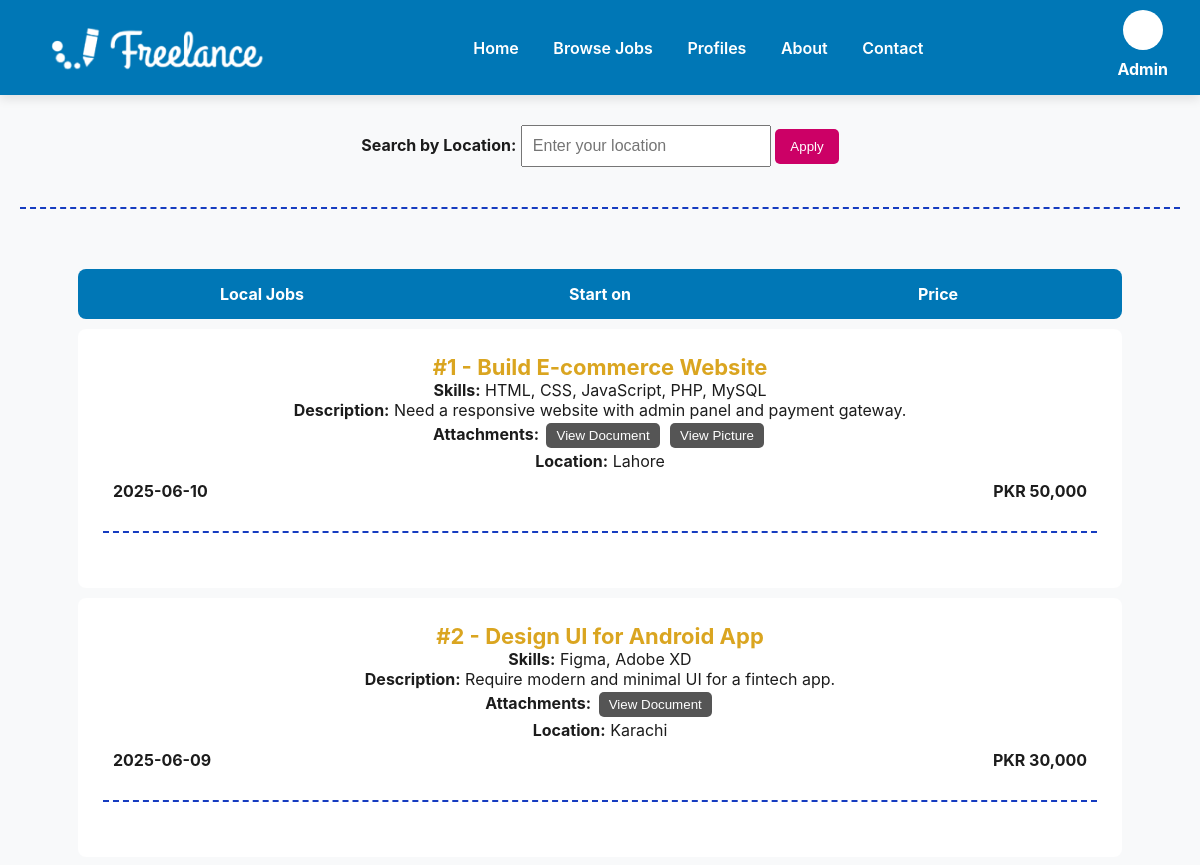
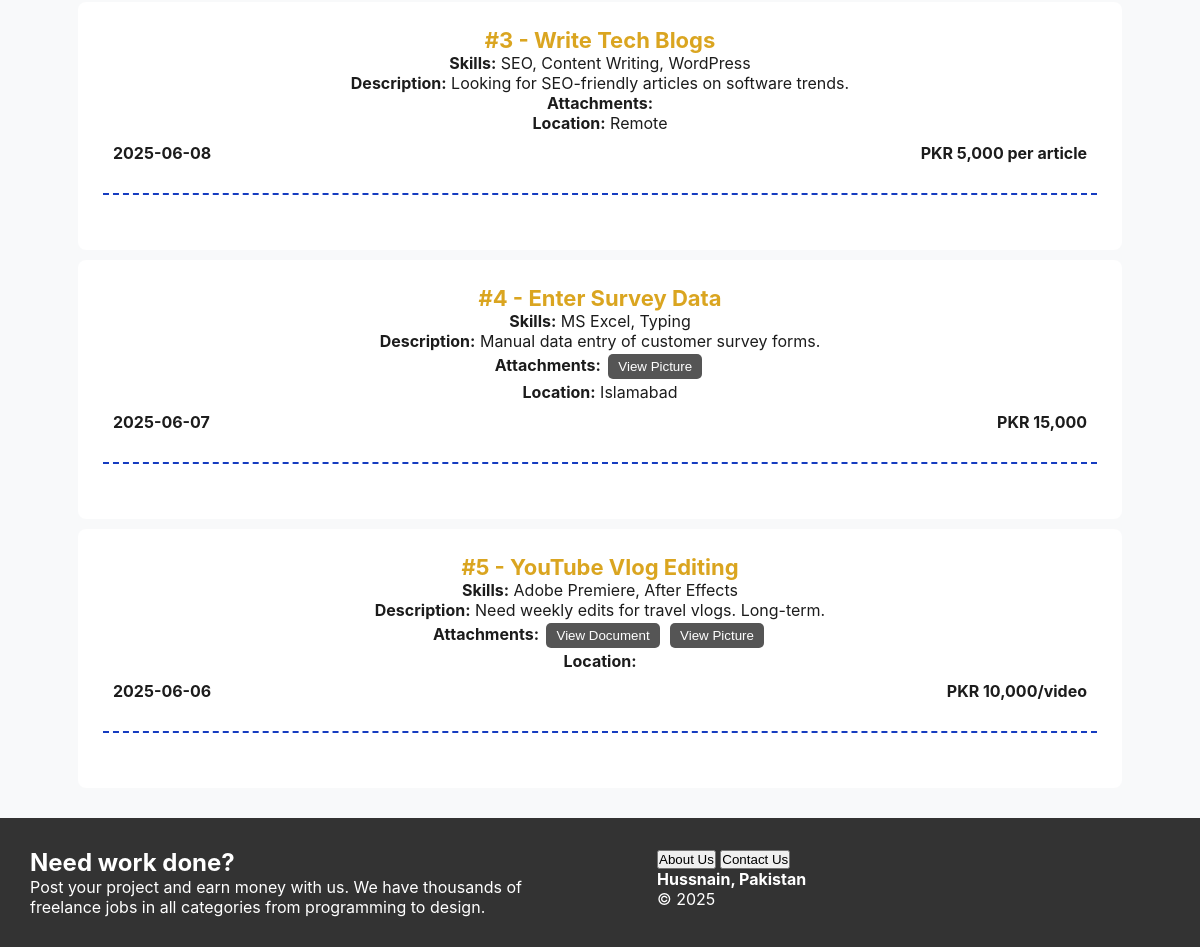
Screenshot of /browsejob.php (signed in) with the database file from the repository (2 pictures, top to bottom).
### tables this page shows
CREATE TABLE `jobs` (
  `jid` int(11) NOT NULL,
  `name` varchar(100) NOT NULL,
  `type` varchar(100) NOT NULL,
  `topic` varchar(255) NOT NULL,
  `description` text NOT NULL,
  `skills` varchar(255) NOT NULL,
  `document` varchar(255) DEFAULT NULL,
  `picture` varchar(255) DEFAULT NULL,
  `location` varchar(100) DEFAULT NULL,
  `budget` varchar(50) DEFAULT NULL,
  `date` date DEFAULT NULL
);

### browsejob.php (the view, shortened to what this page needs)
<?php
$db = mysqli_connect('127.0.0.1:3308', 'root', '', 'freelancer_hub') or die("Unable to Connect...");
$sql = "SELECT * FROM jobs";
$result = mysqli_query($db, $sql);
?>
<!DOCTYPE html>
<html>
<head>
</head>
<body>
<header>
    <div class="navbar">
        <a href="user_page.php"><img src="image/logo-removebg-preview.png" alt="Logo"></a>
        <div>
            <a href="user_page.php">Home</a>
            <a href="browsejob.php">Browse Jobs</a>
            <a href="profile.html">Profiles</a>
            <a href="aboutus.php">About</a>
            <a href="contact.php">Contact</a>
        </div>
        <div class="role">
            <img src="image/user.webp" alt="User" width="50" style="border-radius: 50%;">
            <p><?php echo ucfirst($_SESSION['role']); ?></p>
        </div>
    </div>
</header>
<form action="browsejob.php" method="POST">
    <label><b>Search by Location:</b></label>
    <input class="bar" type="text" name="search" placeholder="Enter your location">
    <input type="submit" name="bsearch" value="Apply" class="butt">
    <hr><br>
    <div class="headings">
        <div>Local Jobs</div>
        <div>Start on</div>
        <div>Price</div>
    </div>
    <?php foreach ($result as $r): ?>
        <div class="cont">
            <div class="pcont1">
                <b style="font-size:22px; color:#DAA520;">#<?php echo $r['jid']; ?> - <?php echo $r['topic']; ?></b><br>
                <b>Skills:</b> <?php echo $r['skills']; ?><br>
                <b>Description:</b> <?php echo $r['description']; ?><br>
                <b>Attachments:</b>
                <?php if ($r['document']): ?>
                    <a href="#"><input class="disbutt" type="button" value="View Document"></a>
                <?php endif; ?>
                <?php if ($r['picture']): ?>
                    <a href="#"><input class="disbutt" type="button" value="View Picture"></a>
                <?php endif; ?>
                <br><b>Location:</b> <?php echo $r['location']; ?>
                <div class="spcont">
                    <span><?php echo $r['date']; ?></span>
                    <span><?php echo $r['budget']; ?></span>
                </div>
                <hr>
            </div>
        </div>
    <?php endforeach; ?>
</form>
<div class="footer">
    <div class="container1">
        <h2>Need work done?</h2>
        <p>Post your project and earn money with us. We have thousands of freelance jobs in all categories from programming to design.</p>
    </div>
    <div class="container1">
        <a href="aboutus.php"><button class="butt">About Us</button></a>
        <a href="contact.php"><button class="butt">Contact Us</button></a>
        <h4>Hussnain, Pakistan</h4>
        <p>&copy; 2025</p>
    </div>
</div>
</body>
</html>

### browsejob.php (style rules this page uses)
:root { --primary: #0077b6; --secondary: #023e8a; --light: #f8f9fa; --dark: #1c1c1c; --accent: #00b4d8; }
* { box-sizing: border-box; margin: 0; padding: 0; }
body { font-family: 'Inter', sans-serif; background-color: var(--light); color: var(--dark); }
.navbar { display: flex; justify-content: space-between; align-items: center; background-color: var(--primary); padding: 1rem 2rem; box-shadow: 0 4px 10px rgba(0,0,0,0.1); }
.navbar a { color: #fff; text-decoration: none; margin: 0 15px; font-weight: 600; transition: color 0.3s; }
.navbar img { height: 50px; filter: brightness(0) invert(1); }
.role { text-align: right; color: white; }
.role img { width: 40px; height: 40px; border-radius: 50%; margin-bottom: 5px; }
form { text-align: center; padding: 20px; }
.cont { display: flex; justify-content: space-between; margin: 10px auto; width: 90%; background: rgba(255,255,255,0.95); padding: 15px; border-radius: 8px; }
.pcont1 { flex: 1; padding: 10px; }
.spcont { display: flex; justify-content: space-between; padding: 10px 10px 0 10px; font-weight: bold; }
.headings { display: flex; justify-content: space-between; margin: 10px auto; width: 90%; background-color: #0077b6; color: white; padding: 15px; border-radius: 8px; }
.headings div { flex: 1; font-weight: bold; font-size: 16px; }
input.bar { padding: 10px; width: 250px; font-size: 16px; margin: 10px 0; }
input.butt { padding: 10px 15px; background-color: #cc0066; color: white; border: none; cursor: pointer; border-radius: 5px; }
input.disbutt { margin: 3px; padding: 5px 10px; background-color: #555; color: white; border: none; border-radius: 5px; }
.footer { background-color: #333; color: white; padding: 30px; display: flex; justify-content: space-between; flex-wrap: wrap; }
.container1 { width: 45%; }
hr { border: none; border-top: 2px dashed#163cc0; margin: 30px auto; width: 100%; }
.role { text-align: center; margin-top: -6px; font-weight: bold; }

### rows the page displays
jobs: jid "1", topic "Build E-commerce Website", skills "HTML, CSS, JavaScript, PHP, MySQL", description "Need a responsive website with admin panel and payment gateway.", location "Lahore", date "2025-06-10", budget "PKR 50,000"
jobs: jid "2", topic "Design UI for Android App", skills "Figma, Adobe XD", description "Require modern and minimal UI for a fintech app.", location "Karachi", date "2025-06-09", budget "PKR 30,000"
jobs: jid "3", topic "Write Tech Blogs", skills "SEO, Content Writing, WordPress", description "Looking for SEO-friendly articles on software trends.", location "Remote", date "2025-06-08", budget "PKR 5,000 per article"
jobs: jid "4", topic "Enter Survey Data", skills "MS Excel, Typing", description "Manual data entry of customer survey forms.", location "Islamabad", date "2025-06-07", budget "PKR 15,000"
jobs: jid "5", topic "YouTube Vlog Editing", skills "Adobe Premiere, After Effects", description "Need weekly edits for travel vlogs. Long-term.", date "2025-06-06", budget "PKR 10,000/video"

### other values shown
$_SESSION['role'] "Admin"
